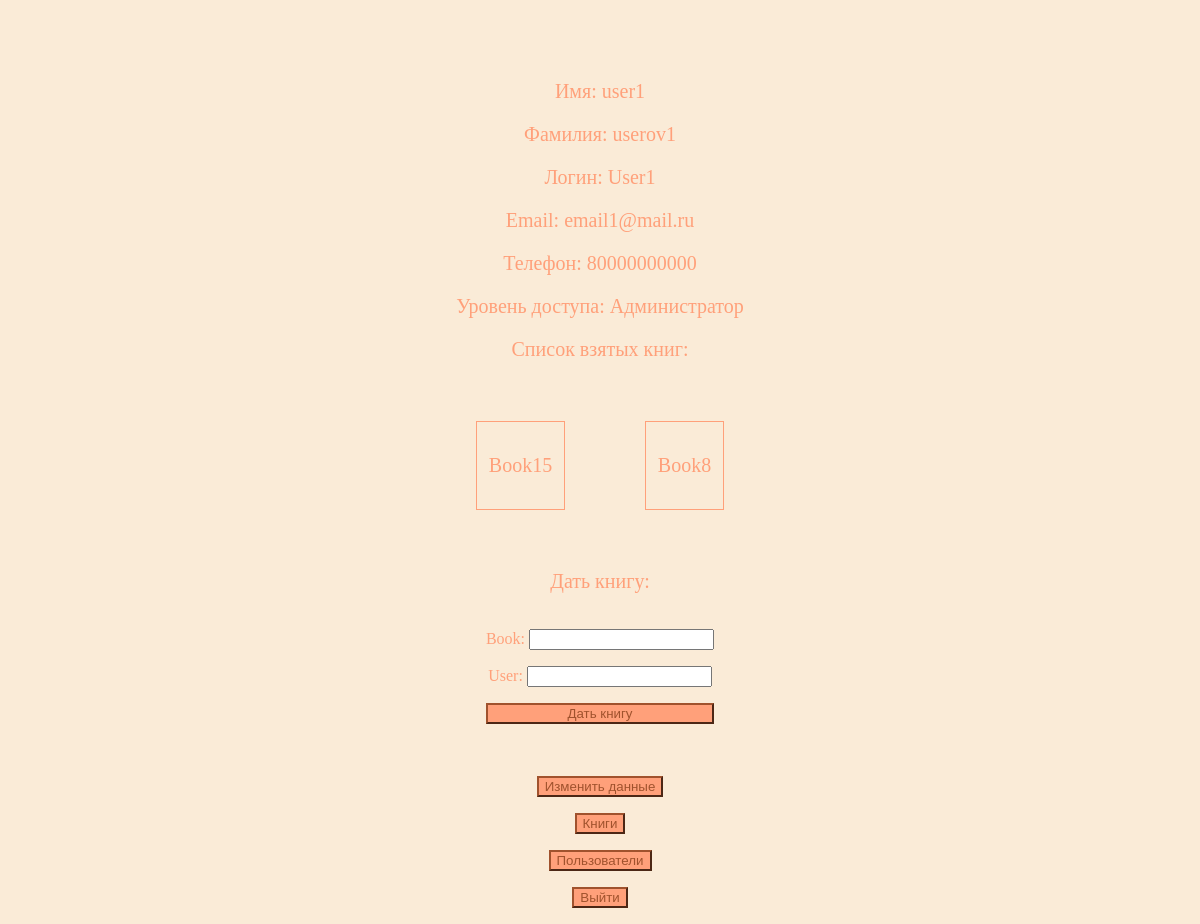
The app's page /home/ (signed in), older data.
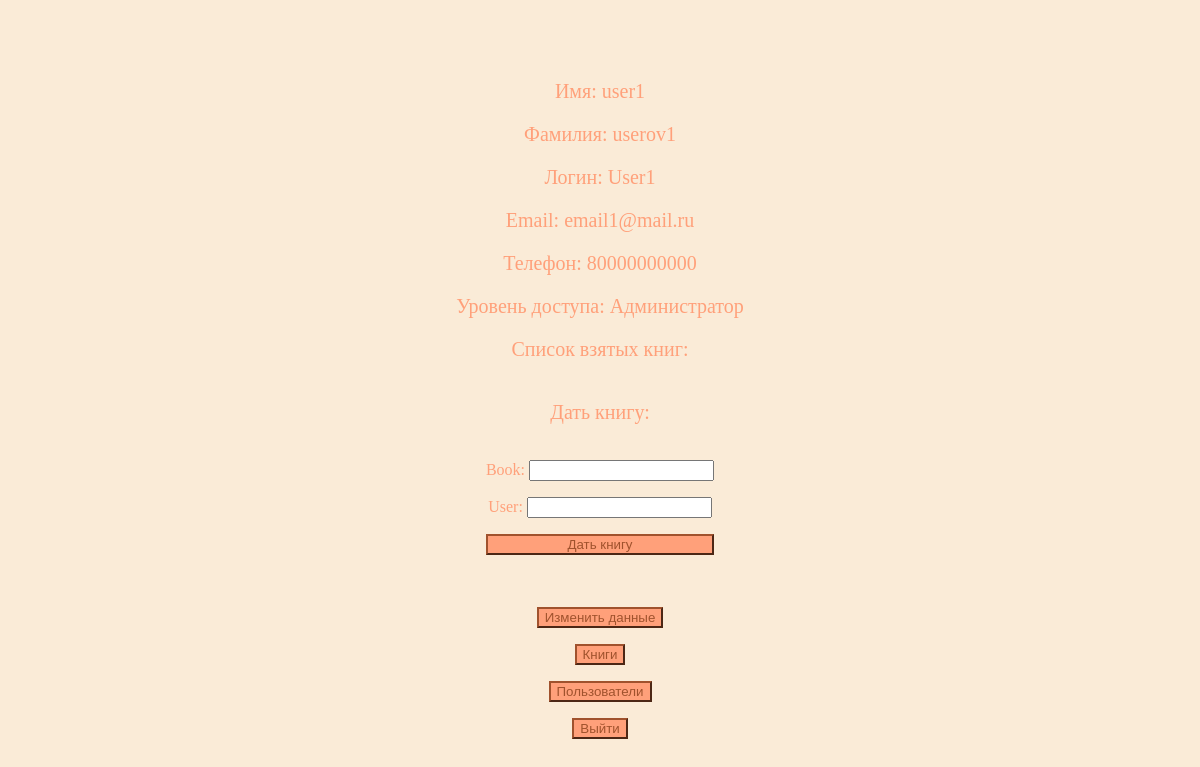
The same page, newer data.
### libraryapp/models.py (models this page shows, shortened)
class User(AbstractUser):
    phone = models.CharField(max_length=11)
    class Meta:
        verbose_name = "user"
        verbose_name_plural = "users"

class TakenBook(models.Model):
    book = models.ForeignKey(Book, on_delete=models.CASCADE)
    user = models.ForeignKey(User, on_delete=models.CASCADE)

class Book(models.Model):
    title = models.CharField(max_length=100)
    text = models.CharField(max_length=10000)
    author = models.CharField(max_length=1000)
    year_of_publication = models.IntegerField()
    genre = models.CharField(default="Other", max_length=100, choices=(
        ("Action", "Action"),
        ("Adventure", "Adventure"),
        ("Comedy", "Comedy"),
        ("Detective", "Detective"),
        ("Fantasy", "Fantasy"),
        ("Historical", "Historical"),
        ("Historical fiction", "Historical fiction"),
        ("Horror", "Horror"),
        ("Romance", "Romance"),
        ("Satire", "Satire"),
        ("Science fiction", "Science fiction"),
        ("Cyberpunk", "Cyberpunk"),
        ("Speculative", "Speculative"),
        ("Thriller", "Thriller"),
        ("Other", "Other")
    ))
    quantity = models.IntegerField()
    tags = models.ManyToManyField(Tag)
    class Meta:
        verbose_name = "book"
        verbose_name_plural = "books"

### libraryapp/views.py (the view, shortened to what this page needs)
# urls.py: 2. Add a URL to urlpatterns:  path('', views.home, name='home')
@login_required
def home(request):
    user = request.user
    access_level = None
    if user.has_perm("libraryapp.view_user") and not user.has_perm("libraryapp.change_user"):
        access_level = "Библиотекарь"
    elif user.has_perm("libraryapp.change_user"):
        access_level = "Администратор"
    else:
        access_level = "Читатель"
    taken_books_1 = TakenBook.objects.all()
    taken_books_2 = []
    i = 0
    while i < len(taken_books_1):
        if taken_books_1[i].user.username == user.username:
            taken_books_2.append(taken_books_1[i])
        i = i + 1
    del i
    form = TakeBook()
    return render(request, "home.html", {"self": user, "taken_books": taken_books_2, "access_level": access_level, "form": form})

### libraryapp/forms.py
class TakeBook(forms.Form):
    book = forms.CharField(max_length=64)
    user = forms.CharField(max_length=64)

### libraryapp/templates/home.html (shortened to what this page needs)
<!DOCTYPE html>
{% load static %}
<html lang="en">
<head>
    <link rel="stylesheet" href="{% static 'styles/style.css' %}">
</head>
<body class="background">
    <div class="hor_center_1 margin_top_10">
        <p class="text_size_3 text">Имя: {{ self.first_name }}</p>
        <p class="text_size_3 text">Фамилия: {{ self.last_name }}</p>
        <p class="text_size_3 text">Логин: {{ self.username }}</p>
        <p class="text_size_3 text">Email: {{ self.email }}</p>
        <p class="text_size_3 text">Телефон: {{ self.phone }}</p>
        <p class="text_size_3 text">Уровень доступа: {{ access_level }}</p>
        <p class="text_size_3 text">Список взятых книг:</p>
        <div class="flex hor_center_2 width">
            {% for taken_book in taken_books %}
                <div class="margin_5 border padding_1">
                    <p class="text_size_3 text">{{ taken_book.book.title }}</p>
                </div>
            {% endfor %}
        </div>
        {% if access_level == "Библиотекарь" or access_level == "Администратор" %}
            <p class="text_size_3 text">Дать книгу: </p>
            <div class="flex hor_center_2 text">
                {% if form %}
                    <form action="" method="POST">
                        {{ form.as_p }}
                        <button class="button width">Дать книгу</button>
                    </form>
                {% endif %}
            </div>
        {% endif %}
        <br>
        <br>
        <p><a href="{% url 'change_data' %}"><button class="button">Изменить данные</button></a></p>
    </div>
    <div class="hor_center_1">
        {% if access_level == "Библиотекарь" or access_level == "Администратор" %}
            <p><a href="{% url 'books' %}"><button class="button">Книги</button></a></p>
            <p><a href="{% url 'users' %}"><button class="button">Пользователи</button></a></p>
        {% endif %}
    </div>
    <div class="hor_center_1">
        <p><a href="{% url 'sign_out' %}"><button class="button">Выйти</button></a></p>
    </div>
</body>
</html>

### libraryapp/static/styles/style.css (style rules this page uses)
a { text_decoration: none; }
.flex { display: flex; }
.hor_center_1 { text-align: center; }
.hor_center_2 { justify-content: center; }
.width { width: 100%; }
.background { background-color: antiquewhite; }
.text { color: lightsalmon; }
.button { color: sienna; background-color: lightsalmon; border-color: sienna; }
.text_size_3 { font-size: 20px; }
.margin_top_10 { margin-top: 10vh; }

Row changes from the older to the newer data that the page shows:
removed TakenBook: book "Book15"
removed TakenBook: book "Book8"
